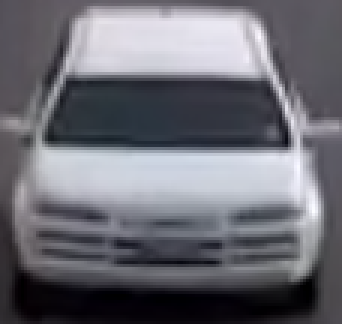
#> input picture Car1.PNG, 114 x 108 px (shown 3 times larger)
$ python testLocal.py   (older library calls are emulated)
#> lines starting #> are read from the running program, lines starting #| are printed output that depends on the picture; after the words box and inside, x2 and y2 are one past the last pixel; in counts of white or black regions, pixels touching at a corner belong together
#> the answer given: Car1.PNG
### main.py
import cv2
import numpy as np
import vehicles
import time
import os

debug = True

#variables to create color histograms
h_bins = 50
s_bins = 60
histSize = [h_bins, s_bins]

h_ranges = [0, 180]
s_ranges = [0, 256]
ranges = h_ranges + s_ranges

channels = [0, 1]

def execute(directory, file_n, result_n, up_dwn, lines=None):
    """
        purpose: it counts cars going up
        and down based on parameters. When it is run it analyzes the video,
        and produces a txt file in the end showing what times the cars
        passed the intersection. It also includes information about the total
        cars going up and down.

        parameters
        ----------
        directory: string,
            The directory that contains the video and the result

        file_n: type = String, optimal: must be a video type that cv2.VideoCaputure accepts

        result_n: type = String, optimal: file should not exist, otherwise it overwrites the file

        up_dwn: type = Integer, optimal: 0 = count cars going down, 1 = count cars going up, 2 = count cars going both up and down

        lines : list,
                The lines that are used to determine the moving direction of the vehicles in the video.
                Each element of the list is a dictionary, of which,
                Key is the moving direction, i.e., up or down;
                Values are three lines, and each line consists of 4 numbers (relative, range is [0, 1]), i.e., x_left, y_left, x_right, y_right

        returns
        ----------
        none
    """
#> called with file_n = 'Car1.PNG', result_n = 'result', up_dwn = 2
    if debug:
        if lines:
            for direction_and_line in lines:
                print(direction_and_line['direction'])
                for line in direction_and_line['lines']:
                    print(line)

    os.chdir(directory)
    file_name = file_n
    result_name = result_n
    up_down = up_dwn

    # cnt_up is how many cars are going up relative to the highway
    # cnt_down is how many cars are going down relative to the highway
    cnt_up = 0
    cnt_down = 0

    #store contours
    contour_image = []

    cap = cv2.VideoCapture(file_name)

    # Find OpenCV version
    major_ver, minor_ver, subminor_ver = (cv2.__version__).split('.')
    if int(major_ver) < 3:
        fps = cap.get(cv2.cv.CV_CAP_PROP_FPS)
        print("Frames per second using video.get(cv2.cv.CV_CAP_PROP_FPS): {0}".format(fps))
    else :
        fps = cap.get(cv2.CAP_PROP_FPS)
        print("Frames per second using video.get(cv2.CAP_PROP_FPS) : {0}".format(fps))

    # Get width and height of video
    w = cap.get(3)
    h = cap.get(4)
    frameArea = h * w
    areaTH = frameArea / 400  # the area threshold (minimum) for each single vehicle in the video;
    # TODO: should be adjustable for different camera

    if lines:
        line_downs = []
        line_ups = []
        for direction_and_line in lines:
            all_lines = direction_and_line['lines']
            if direction_and_line['direction'] == 'down':
                line_downs.append(all_lines)
            else:
                line_ups.append(all_lines)

        # TODO: For now just take the first one
        if line_ups:
            line_up = int(line_ups[0][1][1] * h)
        else:
            line_up = int(line_downs[0][1][1] * h)
        line_down = int(line_downs[0][1][1] * h)

        up_limit = int(line_downs[0][0][1] * h)
        down_limit = int(line_downs[0][2][1] * h)

        pts_L1 = np.array([[int(line_downs[0][1][0] * w), int(line_downs[0][1][1] * h)],
                        [int(line_downs[0][1][2] * w), int(line_downs[0][1][3] * h)]]).reshape((-1, 1, 2)) # line down
        pts_L2 = pts_L1 # line up # TODO
        pts_L3 = np.array([[int(line_downs[0][0][0] * w), int(line_downs[0][0][1] * h)],
                        [int(line_downs[0][0][2] * w), int(line_downs[0][0][3] * h)]]).reshape((-1, 1, 2)) # up limit
        pts_L4 = np.array([[int(line_downs[0][2][0] * w), int(line_downs[0][2][1] * h)],
                        [int(line_downs[0][2][2] * w), int(line_downs[0][2][3] * h)]]).reshape((-1, 1, 2)) # down limit
    else:
        # Lines
        # Create Lines for video
        if file_name == "test.mov":
            line_up = int(2.5 * (h / 5))
            line_down = int(4 * (h / 5))
        elif file_name == "test2.mov":
            line_up = int(2.5 * (h / 5))
            line_down = int(4 * (h / 5))
        elif file_name == "test3.mov":
            line_up = int(2.5 * (h / 5))
            line_down = int(4 * (h / 5))
        elif file_name == "surveillance.m4v":
            line_up = int(2.5 * (h / 5))
            line_down = int(3 * (h / 5))
        else:
            line_up = int(3.25 * (h / 5))
            line_down = int(3 * (h / 5))

        up_limit = int(2 * (h / 5))
        down_limit = int(4.5 * (h / 5))

        pt1 = [0, line_down]
        pt2 = [w, line_down]
        pts_L1 = np.array([pt1, pt2], np.int32)
        pts_L1 = pts_L1.reshape((-1, 1, 2))
        pt3 = [0, line_up]
        pt4 = [w, line_up]
        pts_L2 = np.array([pt3, pt4], np.int32)
        pts_L2 = pts_L2.reshape((-1, 1, 2))

        pt5 = [0, up_limit]
        pt6 = [w, up_limit]
        pts_L3 = np.array([pt5, pt6], np.int32)
        pts_L3 = pts_L3.reshape((-1, 1, 2))
        pt7 = [0, down_limit]
        pt8 = [w, down_limit]
        pts_L4 = np.array([pt7, pt8], np.int32)
        pts_L4 = pts_L4.reshape((-1, 1, 2))

    print("Red line y: ", str(line_down))
    print("Blue line y: ", str(line_up))
    # Sets line_down_color to red
    line_down_color = (255, 0, 0)
    # Sets line_up_color to purple
    line_up_color = (255, 0, 255)

    # Background Subtractor (contains binary image of moving objects)
    fgbg = cv2.createBackgroundSubtractorMOG2(detectShadows=True)

    # Kernals
    kernalOp = np.ones((3, 3), np.uint8)
    kernalCl = np.ones((11, 11), np.uint8)

    font = cv2.FONT_HERSHEY_SIMPLEX
    cars = []
    max_p_age = 5
    car_id = 1
    speed_up = 0.0
    speed_down = 0.0
    distance = .5
    t2 = 0
    t1 = 0
    contents = []

    while cap.isOpened():
        read_success, frame = cap.read()
#> frame is the input picture: shape (108, 114, 3); mean B, G, R 115.6, 107.7, 107.6
        last_frame_time = time.time()

        for i in cars:
            i.age_one()
        fgmask = fgbg.apply(frame)
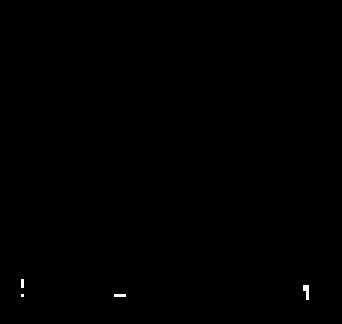
#> fgmask: shape (108, 114) (shown 3 times larger); values 127 (black) and 255 (white), 0.12% white in thin lines or dots, all inside (x1, y1, x2, y2) = (7, 93, 103, 100)

        if read_success == True:

            # Binarization
            _, imBin = cv2.threshold(fgmask, 200, 255, cv2.THRESH_BINARY)

            # Opening i.e First Erode the dilate
            mask = cv2.morphologyEx(imBin, cv2.MORPH_OPEN, kernalOp)
#> mask: shape (108, 114); every value is 0

            # Closing i.e First Dilate then Erode
            mask = cv2.morphologyEx(mask, cv2.MORPH_CLOSE, kernalCl)

            # Find Contours
            # Creates rectangles around each vehicle
            countours0, hierarchy = cv2.findContours(mask, cv2.RETR_EXTERNAL, cv2.CHAIN_APPROX_NONE)
#> countours0 = []
            for cnt in countours0:
                area = cv2.contourArea(cnt)
                # print(f"Detected area size: {area}")
                if area > areaTH:
                    ####Tracking######
                    m = cv2.moments(cnt)
                    if m['m00'] == 0:
                        # generally this should not happen since the area is already larger than threshold.
                        # Just in case of a bad threshold
                        continue
                    cx = int(m['m10'] / m['m00'])  # Centroid, https://www.learnopencv.com/find-center-of-blob-centroid-using-opencv-cpp-python/
                    cy = int(m['m01'] / m['m00'])
                    x, y, w, h = cv2.boundingRect(cnt)

                    new = True
                    # detect cars in between up_limit and down_limit
                    if cy in range(up_limit, down_limit):
                        for i in cars:
                            # TODO: this may not hold for all cases
                            # e.g. if the frame rate is too low,
                            # then the same car in consecutive frames will be far away from each other
                            if abs(x - i.getX()) <= w and abs(y - i.getY()) <= h:
                                new = False
                                i.updateCoords(cx, cy)

                                if i.going_UP(line_up):
                                    cnt_up += 1
                                    content = "ID: " + str(i.getId()) + ' crossed going up at ' + time.strftime("%c")
                                    contents.append(content)
                                    print(content)
                                    t1 = time.time()
                                    if distance / abs(t1 - t2) * 10 < 80:
                                        speed_up = distance / abs(t1 - t2) * 10

                                elif i.going_DOWN(line_down):
                                    cnt_down += 1
                                    content = "ID: " + str(i.getId()) + ' crossed going down at ' + time.strftime("%c")
                                    contents.append(content)
                                    print(content)
                                    t1 = time.time()
                                    if distance / abs(t1 - t2) * 10 < 80:
                                        speed_down = distance / abs(t1 - t2) * 10

                                break
                            if i.getState() == '1':
                                if i.getDir() == 'down' and i.getY() > down_limit:
                                    i.setDone()
                                elif i.getDir() == 'up' and i.getY() < up_limit:
                                    i.setDone()
                            if i.timedOut():
                                index = cars.index(i)
                                cars.pop(index)
                                del i

                        if new:  # If nothing is detected, create new
                            p = vehicles.Car(car_id, cx, cy, max_p_age)
                            cars.append(p)
                            car_id += 1
                            t2 = time.time()

                    cv2.circle(frame, (cx, cy), 5, (0, 0, 255), -1)
                    img = cv2.rectangle(frame, (x, y), (x + w, y + h), (0, 255, 0), 2)
                    contour_image.append(createHistogram(img))
#> this loop made 0 passes
#> after the loop, car_id = 1; cars = []; cnt_down = 0; cnt_up = 0; contents = []; contour_image = []

            for i in cars:
                cv2.putText(frame, str(i.getId()), (i.getX(), i.getY()), font, 0.3, i.getRGB(), 1, cv2.LINE_AA)

            str_up = 'UP: ' + str(cnt_up)
#> str_up = 'UP: 0'
            str_down = 'DOWN: ' + str(cnt_down)
#> str_down = 'DOWN: 0'

            frame = cv2.polylines(frame, [pts_L3], False, (255, 255, 255), thickness=1)
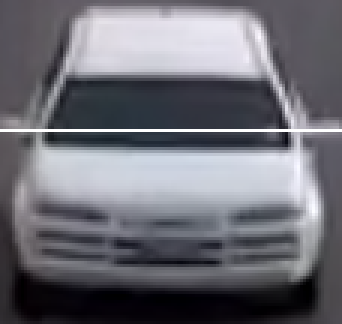
#> frame: shape (108, 114, 3) (shown 3 times larger); 0.93% of pixels changed, all inside (x1, y1, x2, y2) = (0, 43, 114, 44)
            frame = cv2.polylines(frame, [pts_L4], False, (255, 255, 255), thickness=1)

            if up_down == 0:
                frame = cv2.polylines(frame, [pts_L1], False, line_down_color, thickness=2)
                cv2.putText(frame, 'SPEED_DOWN: ' + str(speed_down), (100, 40), font, 0.5, (255, 255, 255), 2,
                            cv2.LINE_AA)
                cv2.putText(frame, 'SPEED_DOWN: ' + str(speed_down), (100, 40), font, 0.5, (255, 0, 0), 1, cv2.LINE_AA)
                cv2.putText(frame, str_down, (10, 40), font, 0.5, (255, 255, 255), 2, cv2.LINE_AA)
                cv2.putText(frame, str_down, (10, 40), font, 0.5, (255, 0, 0), 1, cv2.LINE_AA)
            elif up_down == 1:
                frame = cv2.polylines(frame, [pts_L2], False, line_up_color, thickness=2)
                cv2.putText(frame, str_up, (10, 40), font, 0.5, (255, 255, 255), 2, cv2.LINE_AA)
                cv2.putText(frame, str_up, (10, 40), font, 0.5, (0, 0, 255), 1, cv2.LINE_AA)
                cv2.putText(frame, 'SPEED_UP: ' + str(speed_up), (100, 40), font, 0.5, (255, 255, 255), 2, cv2.LINE_AA)
                cv2.putText(frame, 'SPEED_UP: ' + str(speed_up), (100, 40), font, 0.5, (0, 0, 255), 1, cv2.LINE_AA)
            elif up_down == 2:
                frame = cv2.polylines(frame, [pts_L2], False, line_up_color, thickness=2)
                frame = cv2.polylines(frame, [pts_L1], False, line_down_color, thickness=2)
                cv2.putText(frame, str_up, (10, 40), font, 0.5, (255, 255, 255), 2, cv2.LINE_AA)
                cv2.putText(frame, str_up, (10, 40), font, 0.5, (0, 0, 255), 1, cv2.LINE_AA)
                cv2.putText(frame, 'SPEED_UP: ' + str(speed_up), (100, 40), font, 0.5, (255, 255, 255), 2, cv2.LINE_AA)
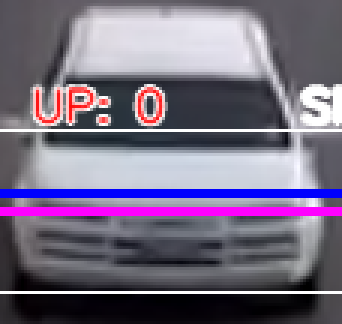
#> frame: shape (108, 114, 3) (shown 3 times larger); mean B, G, R 129.4, 108.3, 117.8
                cv2.putText(frame, 'SPEED_UP: ' + str(speed_up), (100, 40), font, 0.5, (0, 0, 255), 1, cv2.LINE_AA)
                cv2.putText(frame, 'SPEED_DOWN: ' + str(speed_down), (100, 90), font, 0.5, (255, 255, 255), 2,
                            cv2.LINE_AA)
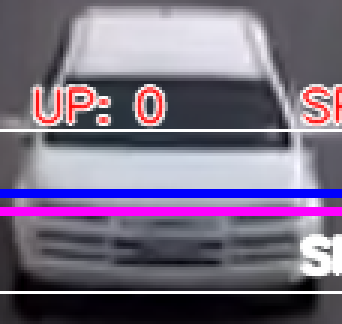
#> frame: shape (108, 114, 3) (shown 3 times larger); mean B, G, R 130.2, 109.1, 119.7
                cv2.putText(frame, 'SPEED_DOWN: ' + str(speed_down), (100, 90), font, 0.5, (255, 0, 0), 1, cv2.LINE_AA)
                cv2.putText(frame, str_down, (10, 90), font, 0.5, (255, 255, 255), 2, cv2.LINE_AA)
                cv2.putText(frame, str_down, (10, 90), font, 0.5, (255, 0, 0), 1, cv2.LINE_AA)
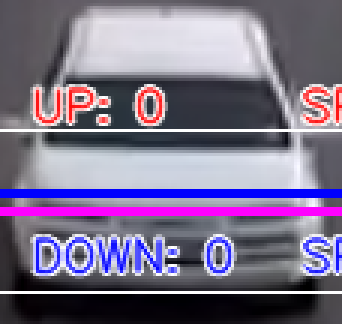
#> frame: shape (108, 114, 3) (shown 3 times larger); mean B, G, R 138.4, 112.1, 122.7

            cv2.imshow('Frame', frame)

            if cv2.waitKey(1) & 0xff == ord('q'):
#> (key q is pressed here)
                break

            cur_time = time.time()
            while cur_time - last_frame_time < 1 / fps:
                time.sleep(0.001)
                cur_time = time.time()
        else:
            # video/stream open failed
            break

    with open(result_name, 'w') as f:
        for item in contents:
            f.write(item + '\n')
        f.write("Count going up: " + str_up + "\n")
        f.write("Count going down: " + str_down + "\n")

    open(result_name)
    cap.release()
    cv2.destroyAllWindows()

    return cnt_up, cnt_down

#make sure img is imread, create color histogram
# [4 lines left out: function createHistogram, not called in this run]

def compareHist(hist1, hist2):
    cv2.compareHist(hist1, hist2, 0)

### testLocal.py
from main import execute
import os

desktop_path = os.path.expanduser("~/Desktop/")
vision_master_path = os.path.join(desktop_path, "vision-master")

file_name = input("Please enter the video name you want to process")


execute(vision_master_path, file_name, "result", 2)
